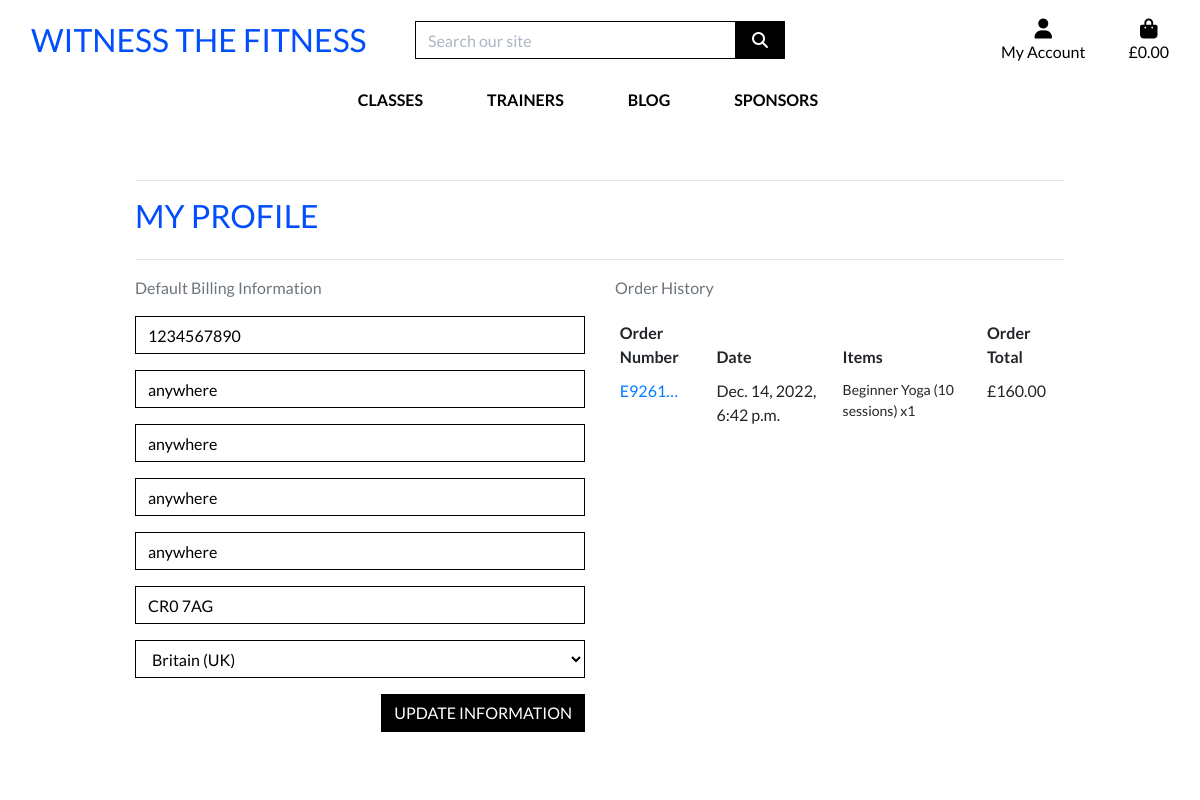
The page /profile/ (signed in) on the database as committed earlier.
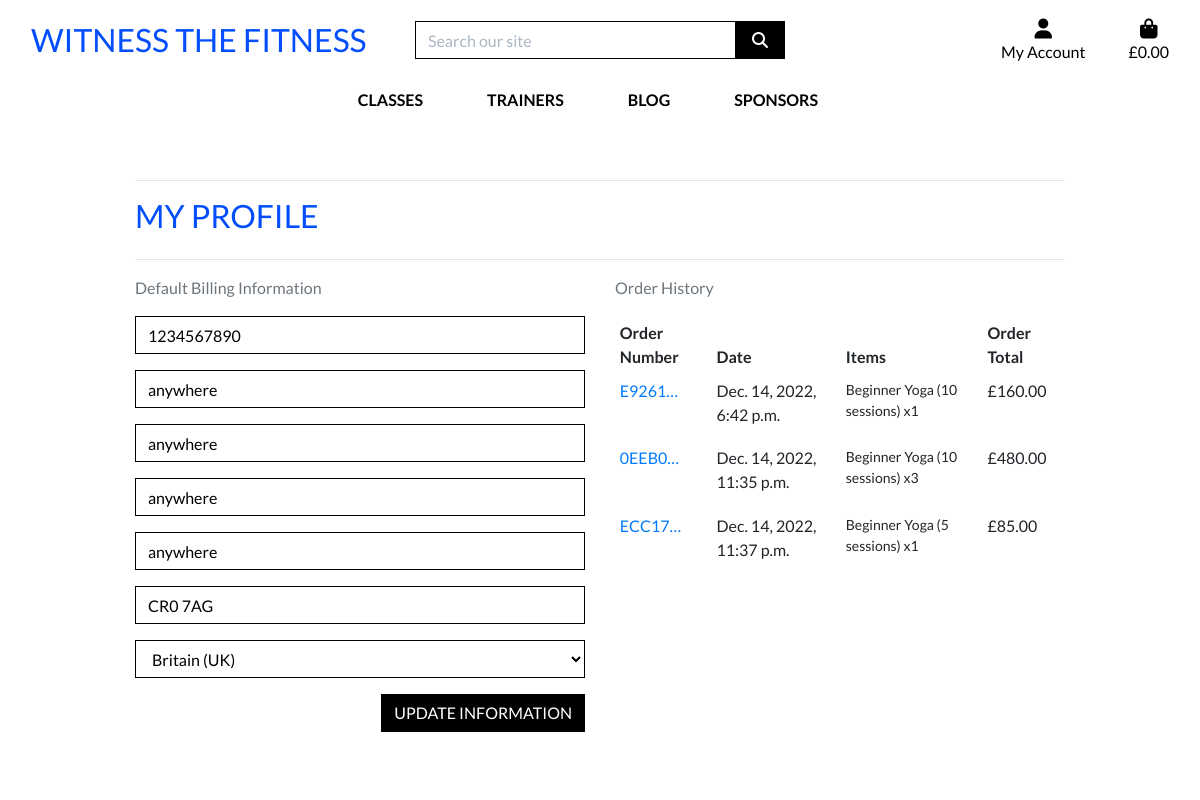
The same page on the database as committed later.
### checkout/models.py (models this page shows, shortened)
class Order(models.Model):
    order_number = models.CharField(max_length=32, null=False, editable=False)
    user_profile = models.ForeignKey(UserProfile, on_delete=models.SET_NULL,
                                     null=True, blank=True, related_name='orders')
    full_name = models.CharField(max_length=50, null=False, blank=False)
    email = models.EmailField(max_length=254, null=False, blank=False)
    phone_number = models.CharField(max_length=20, null=False, blank=False)
    country = CountryField(blank_label='Country *', null=False, blank=False)
    postcode = models.CharField(max_length=20, null=True, blank=True)
    town_or_city = models.CharField(max_length=40, null=False, blank=False)
    street_address1 = models.CharField(max_length=80, null=False, blank=False)
    street_address2 = models.CharField(max_length=80, null=True, blank=True)
    county = models.CharField(max_length=80, null=True, blank=True)
    date = models.DateTimeField(auto_now_add=True)
    order_total = models.DecimalField(max_digits=10, decimal_places=2, null=False, default=0)
    original_bag = models.TextField(null=False, blank=False, default='')
    stripe_pid = models.CharField(max_length=254, null=False, blank=False, default='')

class OrderLineItem(models.Model):
    order = models.ForeignKey(Order, null=False, blank=False, on_delete=models.CASCADE, related_name='lineitems')
    sport = models.ForeignKey(Sports, null=False, blank=False, on_delete=models.CASCADE)
    quantity = models.IntegerField(null=False, blank=False, default=0)
    lineitem_total = models.DecimalField(max_digits=6, decimal_places=2, null=False, blank=False, editable=False)

### sports/models.py (models this page shows, shortened)
class Sports(models.Model):
    trainer_id = models.ForeignKey(Trainers, on_delete=models.CASCADE)
    sport_type = models.CharField(max_length=100, null=False, blank=False)
    sport_category = models.CharField(max_length=100, null=False, blank=False)
    sport_description = models.TextField(blank=True)
    sport_cost = models.DecimalField(max_digits=6, decimal_places=2, null=False, blank=False)
    sport_location = models.CharField(max_length=100, null=False, blank=False)
    sport_image = models.ImageField(null=True, blank=True)
    class Meta:
        verbose_name_plural = 'Sports'

### profiles/views.py (the view)
# urls.py: path('', views.profile, name='profile'),
@login_required
def profile(request):
    profile = get_object_or_404(UserProfile, user=request.user)
    if request.method == 'POST':
        form = UserProfileForm(request.POST, instance=profile)
        if form.is_valid():
            form.save()
            messages.success(request, 'Profile updated successfully')
        else:
            messages.error(request, 'Update failed. Please make sure the form is valid')
    else:
        form = UserProfileForm(instance=profile)
    orders = profile.orders.all()
    template = 'profiles/profile.html'
    context = {
        'form': form,
        'orders': orders,
        'on_profile_page': True,
    }
    return render(request, template, context)

### profiles/forms.py
class UserProfileForm(forms.ModelForm):
    class Meta:
        model = UserProfile
        exclude = ('user',)
    def __init__(self, *args, **kwargs):
        super().__init__(*args, **kwargs)
        placeholders = {
            'default_phone_number': 'Phone Number',
            'default_postcode': 'Postal Code',
            'default_town_or_city': 'Town or City',
            'default_street_address1': 'Street Address 1',
            'default_street_address2': 'Street Address 2',
            'default_county': 'County, State or Locality',
        }
        self.fields['default_phone_number'].widget.attrs['autofocus'] = True
        for field in self.fields:
            if field != 'default_country':
                if self.fields[field].required:
                    placeholder = f'{placeholders[field]} *'
                else:
                    placeholder = placeholders[field]
                self.fields[field].widget.attrs['placeholder'] = placeholder
            self.fields[field].widget.attrs['class'] = 'border-black rounded-0 profile-form-input'
            self.fields[field].label = False

### profiles/templates/profiles/profile.html (shortened to what this page needs)
{% extends "base.html" %}
{% load static %}
{% block extra_css %}
    <link rel="stylesheet" href="{% static 'profiles/css/profile.css' %}">
{% endblock %}
{% block page_header %}
    <div class="container header-container">
    </div>
{% endblock %}
{% block content %}
    <div class="overlay"></div>
    <div class="container">
        <div class="row">
            <div class="col">
                <hr>
                <h2 class="logo-font mb-4">My Profile</h2>
                <hr>
            </div>
        </div>
        <div class="row">
            <div class="col-12 col-lg-6">
                <p class="text-muted">Default Billing Information</p>
                <form action="{% url 'profile' %}" class="mt-3" method="POST" id="profile-update-form">
                    {{ form|crispy }}
                    <button class="btn btn-black rounded-0 text-uppercase float-right">Update Information</button>
                </form>
            </div>
            <div class="col-12 col-lg-6">
                <p class="text-muted">Order History</p>
                <div class="order-history table-responsive">
                    <table class="table table-sm table-borderless">
                        <thead>
                            <tr>
                                <th>Order Number</th>
                                <th>Date</th>
                                <th>Items</th>
                                <th>Order Total</th>
                            </tr>
                        </thead>
                        <tbody>
                            {% for order in orders %}
                                <tr>
                                    <td>
                                        <a href="{% url 'order_history' order.order_number %}"
                                            title="{{ order.order_number }}">
                                            {{ order.order_number|truncatechars:6 }}
                                        </a>
                                    </td>
                                    <td>{{ order.date }}</td>
                                    <td>
                                        <ul class="list-unstyled">
                                            {% for item in order.lineitems.all %}
                                                <li class="small">
                                                    {{ item.sport.sport_category }} x{{ item.quantity }}
                                                </li>
                                            {% endfor %}
                                        </ul>
                                    </td>
                                    <td>£{{ order.order_total }}</td>
                                </tr>
                            {% endfor %}
                        </tbody>
                    </table>
                </div>
            </div>
        </div>
{% endblock %}

Rows that differ between the two databases and show on the page:
added Order: order_number "0EEB0…", date "Dec. 14, 2022, 11:35 p.m.", order_total "480.00"
added OrderLineItem: sport.sport_category "Beginner Yoga (10 sessions)", quantity "3", shown under "0EEB0…"
added Order: order_number "ECC17…", date "Dec. 14, 2022, 11:37 p.m.", order_total "85.00"
added OrderLineItem: sport.sport_category "Beginner Yoga (5 sessions)", quantity "1", shown under "ECC17…"
